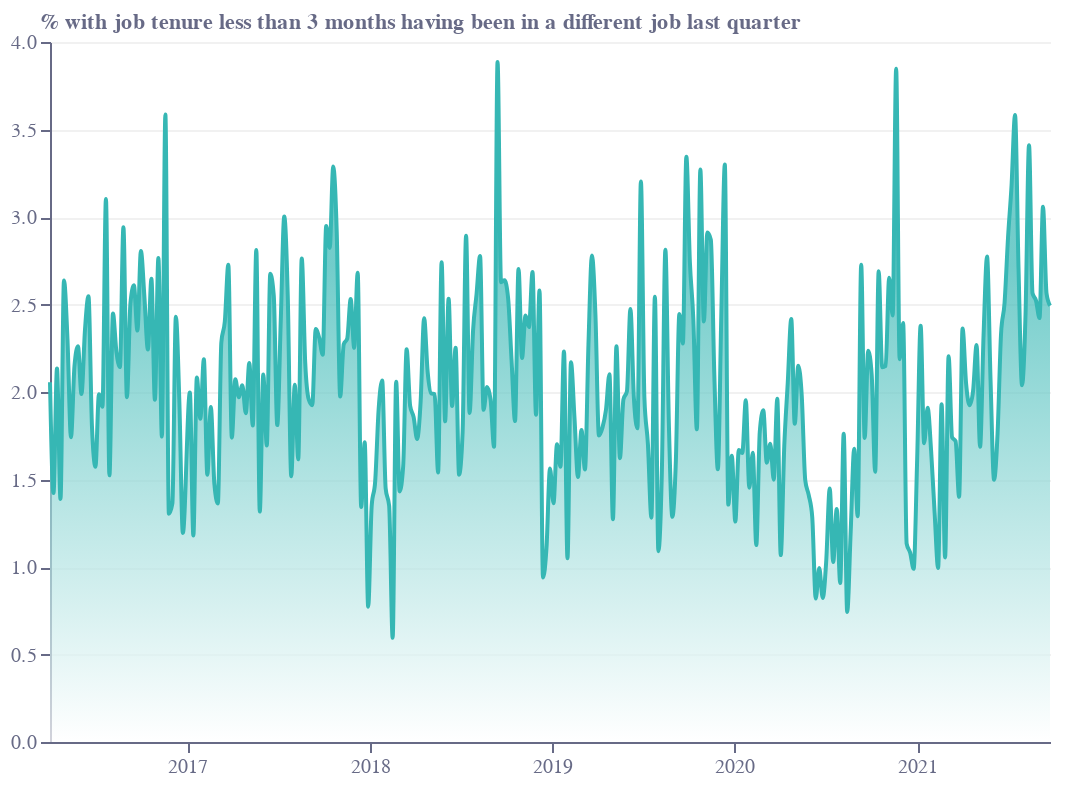

The cell this chart's notebook holds for it:
### Code cell
base = (
    alt.Chart(f3)
    .encode(
        x=alt.X(
            "date:T",
            sort=[],
            axis=alt.Axis(
                grid=False,
                titleAlign="center",
                titleAnchor="middle",
                title="",
#                 format=".0f",
                titleY=-15,
                titleX=207,
                labelColor=colors["eco-gray"],
                titleColor=colors["eco-gray"],
                tickColor=colors["eco-gray"],
                domainColor=colors["eco-gray"],
                tickCount=8,
                orient="bottom",
#                 labelAngle=270,
            ),
        ),
        tooltip="tooltip:N",
    )
    .transform_calculate(
        tooltip="datum.region+' | '+datum.year+' | '+datum.gdp_per_head+ ' £/year/head'"
    )
)
line = base.mark_area(
    interpolate="monotone",
    fillOpacity=0.7,
    line={"color": colors["eco-turquiose"]},
    color=alt.Gradient(
        gradient="linear",
        stops=[
            alt.GradientStop(color=colors["eco-turquiose"], offset=0.7),
            alt.GradientStop(color="white", offset=0),
        ],
        x1=1,
        x2=1,
        y1=1,
        y2=0,
    ),
).encode(
    y=alt.Y(
        "jtj:Q",
        sort=[],
        axis=alt.Axis(
            grid=True,
            gridOpacity=0.4,
            title="% with job tenure less than 3 months having been in a different job last quarter",
            titleX=-5,
            titleY=-5,
            titleBaseline="bottom",
            titleAngle=0,
            format="s",
            titleAlign="left",
            labelColor=colors["eco-gray"],
            titleColor=colors["eco-gray"],
            tickColor=colors["eco-gray"],
            domainColor=colors["eco-gray"],
        ),
    ),
)
layer1 = (
    ((line).properties(height=350, width=500))
    .configure_view(stroke=None)
    .properties(title="")
)
layer1.save("visualisation/" + f + ".json")
layer1.save("visualisation/" + f + ".svg")
layer1.save("visualisation/" + f + ".png")
open("README.md", "a").write(readme)
layer1

### Figure 1 — Vega-Lite specification as saved in the notebook (floating-point values rounded to 4 significant figures; data arrays with more than 128 entries replaced by an {"elided": "..."} marker saying what was removed)
{"config": {"view": {"continuousWidth": 400, "continuousHeight": 300, "stroke": null}}, "data": {"name": "data-75a10abb060119c7883cbe692466d3dd"}, "mark": {"type": "area", "color": {"gradient": "linear", "stops": [{"color": "#36B7B4", "offset": 0.7}, {"color": "white", "offset": 0}], "x1": 1, "x2": 1, "y1": 1, "y2": 0}, "fillOpacity": 0.7, "interpolate": "monotone", "line": {"color": "#36B7B4"}}, "encoding": {"tooltip": {"type": "nominal", "field": "tooltip"}, "x": {"type": "temporal", "axis": {"domainColor": "#676A86", "grid": false, "labelColor": "#676A86", "orient": "bottom", "tickColor": "#676A86", "tickCount": 8, "title": "", "titleAlign": "center", "titleAnchor": "middle", "titleColor": "#676A86", "titleX": 207, "titleY": -15}, "field": "date", "sort": []}, "y": {"type": "quantitative", "axis": {"domainColor": "#676A86", "format": "s", "grid": true, "gridOpacity": 0.4, "labelColor": "#676A86", "tickColor": "#676A86", "title": "% with job tenure less than 3 months having been in a different job last quarter", "titleAlign": "left", "titleAngle": 0, "titleBaseline": "bottom", "titleColor": "#676A86", "titleX": -5, "titleY": -5}, "field": "jtj", "sort": []}}, "height": 350, "title": "", "transform": [{"calculate": "datum.region+' | '+datum.year+' | '+datum.gdp_per_head+ ' £/year/head'", "as": "tooltip"}], "width": 500, "$schema": "https://vega.github.io/schema/vega-lite/v4.8.1.json", "datasets": {"data-75a10abb060119c7883cbe692466d3dd": {"elided": "286 records"}}}
